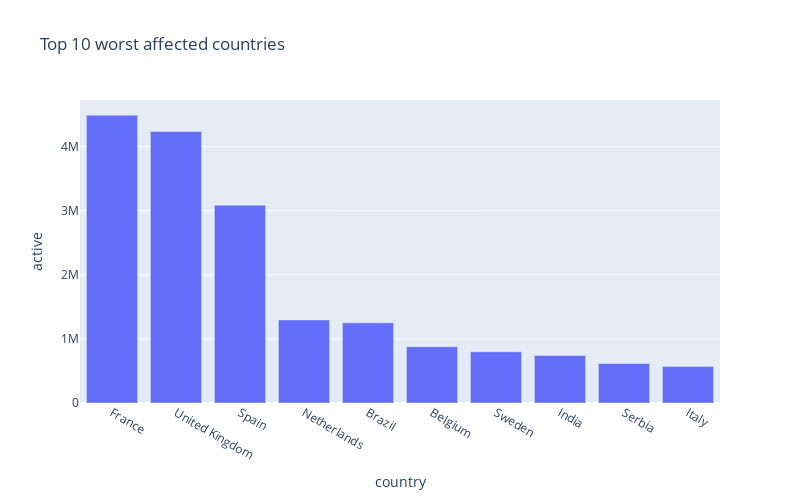

The notebook cell saved with this chart:
### Markdown cell above
#### Active cases

### Code cell
px.bar(
    country_df.sort_values('active', ascending= False).head(10),
    x = "country",
    y = "active",
    title= "Top 10 worst affected countries", 
    height=500,
    width=800
)

### Figure 1 — Plotly figure (JSON) as saved in the notebook; plotly's stock layout.template omitted (floating-point values rounded to 4 significant figures)
{"data": [{"alignmentgroup": "True", "hovertemplate": "country=%{x}<br>active=%{y}<extra></extra>", "legendgroup": "", "marker": {"color": "#636efa"}, "name": "", "offsetgroup": "", "orientation": "v", "showlegend": false, "textposition": "auto", "type": "bar", "x": ["France", "United Kingdom", "Spain", "Netherlands", "Brazil", "Belgium", "Sweden", "India", "Serbia", "Italy"], "xaxis": "x", "y": [4490073, 4236201, 3085166, 1295809, 1250852, 877827, 799693, 741830, 615878, 570096], "yaxis": "y"}], "layout": {"barmode": "relative", "height": 500, "legend": {"tracegroupgap": 0}, "title": {"text": "Top 10 worst affected countries"}, "width": 800, "xaxis": {"anchor": "y", "domain": [0, 1], "title": {"text": "country"}}, "yaxis": {"anchor": "x", "domain": [0, 1], "title": {"text": "active"}}}}
